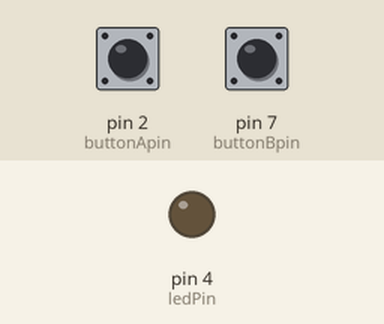
This sketch was run on a simulated Arduino Uno, built with avr-gcc and run on an emulated ATmega328P. Shown: output pins drawn as LEDs (lit = HIGH). Inputs (shaded band) come from the test bench; at power-on: pin 2 (buttonApin) HIGH, pin 7 (buttonBpin) HIGH. What the sketch prints to the serial monitor is not drawn.

Above: at 1.2 s.
1.3 s: pin 2 (buttonApin) pulled LOW for 0.15 s
At 2.5 s:
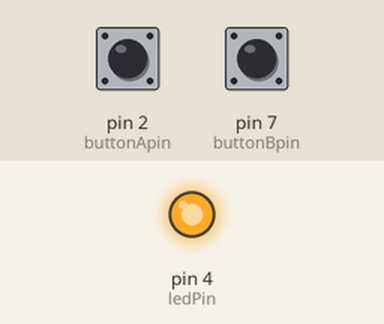
2.9 s: pin 7 (buttonBpin) pulled LOW for 0.15 s
At 3.8 s:
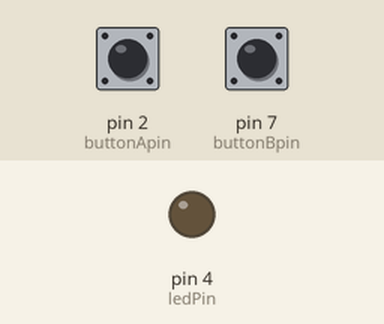
4.5 s: pin 2 (buttonApin) pulled LOW for 1 s
At 4.9 s:
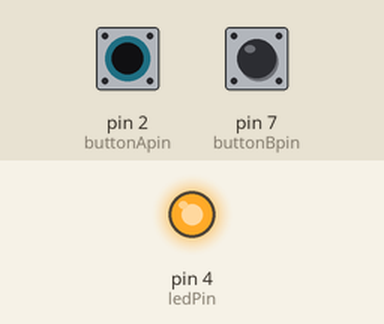
Timing chart, 0 to 7.5 s (numbered marks = the images above; inputs shaded):
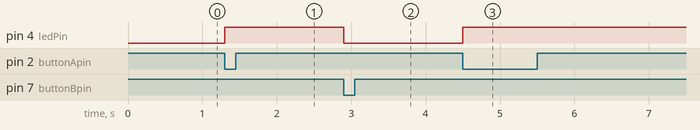

Measured:
- after the input at 1.3 s, pin 4 (ledPin): LOW → HIGH at once
- after the input at 2.9 s, pin 4 (ledPin): HIGH → LOW at once
- after the input at 4.5 s, pin 4 (ledPin): LOW → HIGH at once

The sketch:

05_Digital_Inputs.ino
```cpp
const int ledPin = 4;
const int buttonApin = 2;
const int buttonBpin = 7;

void setup() {
  pinMode(buttonApin, INPUT_PULLUP);
  pinMode(buttonBpin, INPUT_PULLUP);
  pinMode(ledPin, OUTPUT);
  Serial.begin(9600);

}

void loop() {
  Serial.println(digitalRead(2));
  if (digitalRead(buttonApin) == LOW)
  {
    digitalWrite(ledPin, HIGH);
  }
  if (digitalRead(buttonBpin) == LOW)
  {
    digitalWrite(ledPin, LOW);
  }

}
```
